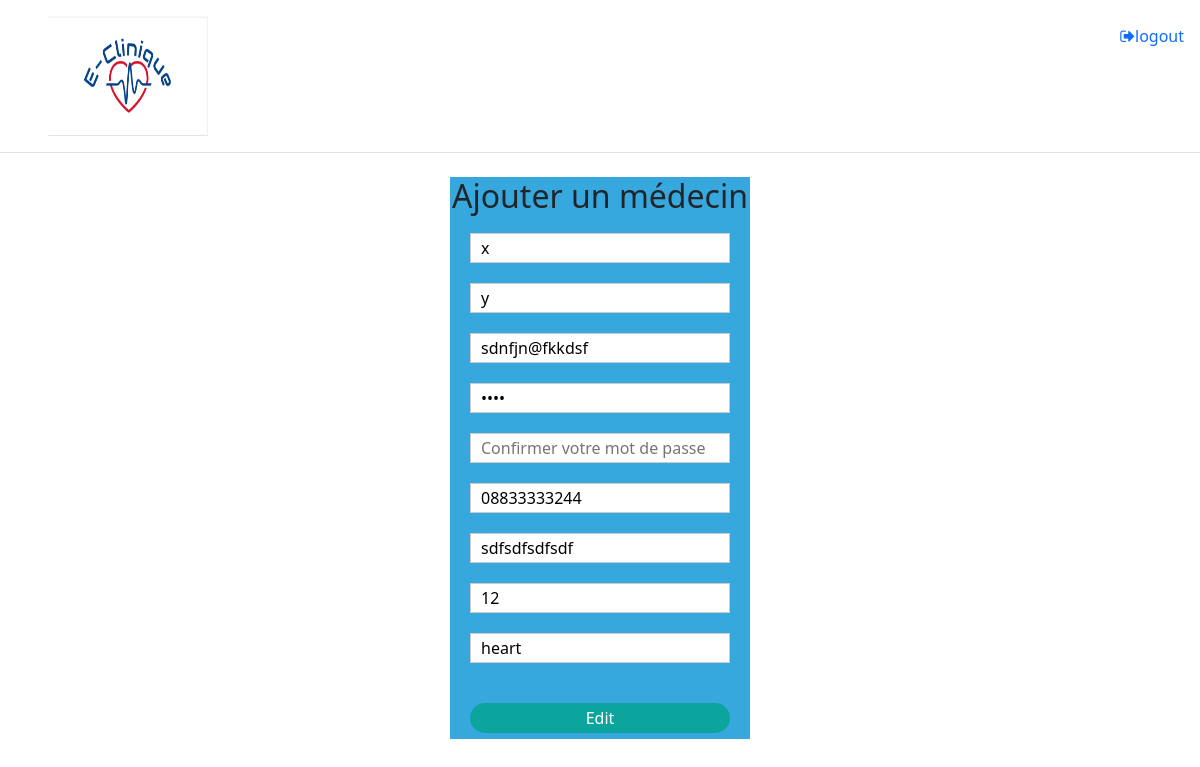
/admin/addDoctor.php?idDoctor=10, run on the app's committed database.
### tables this page shows
CREATE TABLE `medecin` (
  `idM` int(11) NOT NULL,
  `idAd` int(11) DEFAULT NULL,
  `nom` varchar(50) DEFAULT NULL,
  `prenom` varchar(50) DEFAULT NULL,
  `tel` varchar(12) DEFAULT NULL,
  `email` varchar(50) DEFAULT NULL,
  `adresse` varchar(50) DEFAULT NULL,
  `fee` float DEFAULT NULL,
  `specialite` varchar(50) DEFAULT NULL,
  `password` varchar(50) DEFAULT NULL
);

### admin/addDoctor.php (the view, shortened to what this page needs)
<?php
    if (isset($_GET['idDoctor'])){
        include('../connection.php');
        $id=$_GET['idDoctor'];
        $query=mysqli_query($conn,"select * from medecin where idM='$id'");
        $row=mysqli_fetch_array($query);
    }
?>
<!DOCTYPE html>
<html lang="en">
<head>
    <link href="https://cdn.jsdelivr.net/npm/bootstrap@5.0.0-beta3/dist/css/bootstrap.min.css" rel="stylesheet">
    <link rel="stylesheet" href="https://stackpath.bootstrapcdn.com/font-awesome/4.7.0/css/font-awesome.min.css">
    <link rel="stylesheet" href="../CSSFiles/style4.css">
</head>
<body>
<header class="d-flex flex-wrap justify-content-center py-3 mb-4 border-bottom">
            <a href="../home.php" class="d-flex align-items-center mb-3 mb-md-0 me-md-auto text-dark text-decoration-none">
            <svg class="bi me-2" width="40" height="32"><use xlink:href="#bootstrap"/></svg>
            <img src="../Images/Logo Site.PNG" alt="Logo" title="Logo" height="120px" width="160px">
            </a>
            <ul class="nav nav-pills">
                <li class="nav-item">
                <a class="nav-link" href="../logout.php"><i class="fa fa-sign-out" aria-hidden="true"></i>logout</a>
                </li>
            </ul>
        </header>
<center>
    <section>
    <h2>Ajouter un médecin</h2>
    <form  action="<?php if (isset($_GET['idDoctor'])){echo 'editDoctor.php';}else echo 'addDoctorProcess.php' ?>" method="post" id="registerform">
        <input type="text" name="lastname" id="lastname" placeholder="Entrer votre Nom" onchange="validNom()" required value="<?php if (isset($_GET['idDoctor'])){echo $row['nom'];}?>">
        <span id="s1"></span> <br>
        <input type="text" name="firstname" id="firstname" placeholder="Entrer votre Prenom" onchange="validPrenom()" required value="<?php if (isset($_GET['idDoctor'])){echo $row['prenom'];}?>">
        <span id="s2"></span> <br>
        <input type="email" name="email" placeholder="Entrer votre Email" required value="<?php if (isset($_GET['idDoctor'])){echo $row['email'];}?>">
        <input type="Password" name="password" id="password" placeholder="Entrer votre mot de passe" onchange="validPassword()" required value="<?php if (isset($_GET['idDoctor'])){echo $row['password'];}?>">
        <span id="s4"></span> <br>
        <input type="Password" name="confP" id="confP" placeholder="Confirmer votre mot de passe" onchange="validConfPassword()" required value="">
        <span id="s5"></span> <br>
        <input type="tel" name="tel" id="tel" placeholder="Entrer votre numero de telephone" onchange="validTel()" required value="<?php if (isset($_GET['idDoctor'])){echo $row['tel'];}?>">
        <span id="s6"></span> <br>
        <input type="text" name="adresse" id="adresse" placeholder="Entrer votre adresse" onchange="validAdresse()" required value="<?php if (isset($_GET['idDoctor'])){echo $row['adresse'];}?>">
        <span id="s7"></span> <br>
        <input type="text" name="fee" id="fee" placeholder="Entrer les frais de rendez-vous" onchange="validFee()" required value="<?php if (isset($_GET['idDoctor'])){echo $row['fee'];}?>">
        <span id="s8"></span> <br>
        <input list="spec" id="sp" placeholder="Entrer votre spécialité" name="sp" onchange="validSpecialite()" required value="<?php if (isset($_GET['idDoctor'])){echo $row['specialite'];}?>">
        <span id="s9"></span> <br>
        <br>
        <input type="submit" class="Loginbtn" id="envoyer" name="registerbtn" onclick="valid()" value="<?php if (isset($_GET['idDoctor'])){echo 'Edit';}else echo 'Submit' ?>">
    </form>
    </section></center>
</body>
</html>

### CSSFiles/style4.css (style rules this page uses)
section { background-color: #37a8dd; width: max-content; }
form { max-width: 300px; padding: 0 20px; transition: transform 1s; }
form input { width:100%; height: 30px; margin: 10px 0; padding: 0 10px; border:1px solid #ccc; }
.Loginbtn { width: 100%; border:none; cursor: pointer; margin: 6px 0; display: inline-block; background: #0ca59d; color:#fff; border-radius: 100px; transition: background 0.7s; }

### data on the page
medecin: lastname "x", firstname "y", email "sdnfjn@fkkdsf", tel "08833333244", adresse "sdfsdfsdfsdf", fee "12", sp "heart"
